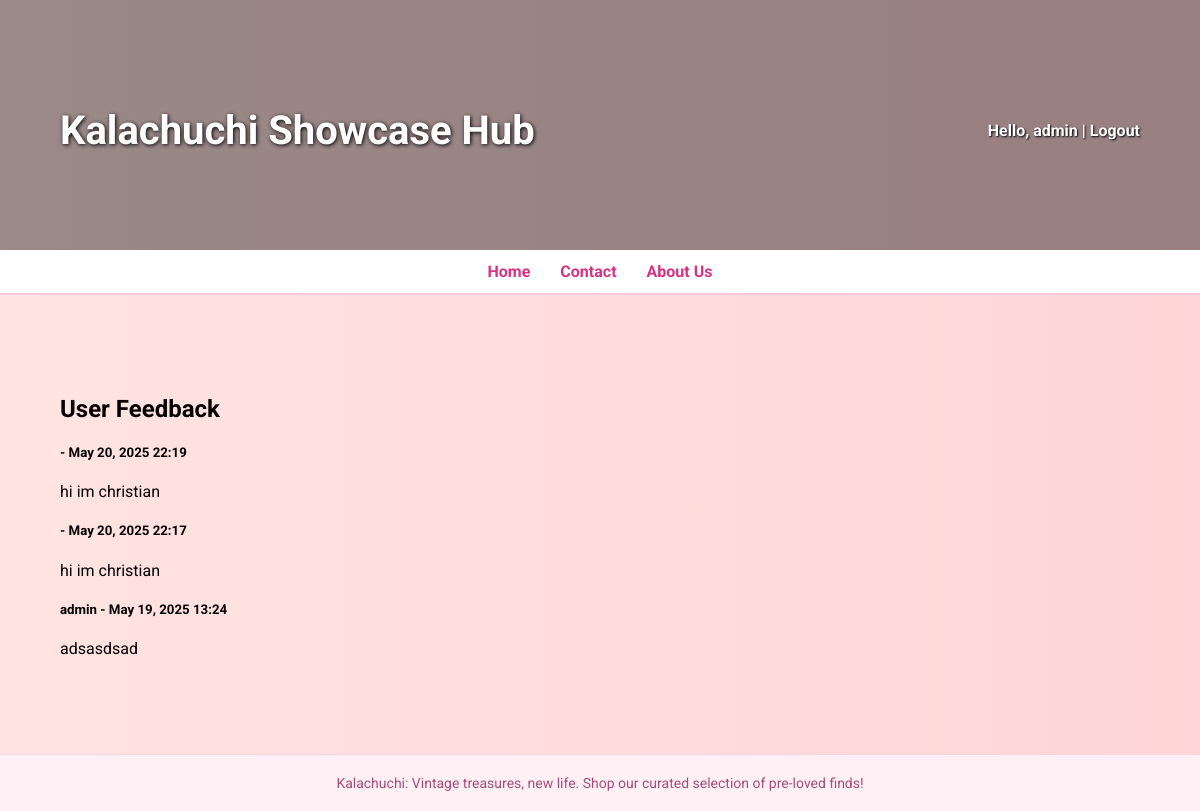
Page /admin-home/ (signed in) on the committed database.
### main/models.py (models this page shows, shortened)
class Feedback(models.Model):
    user = models.ForeignKey(User, on_delete=models.CASCADE, null=True, blank=True)
    message = models.TextField()
    created_at = models.DateTimeField(auto_now_add=True)

### main/views.py (the view)
# urls.py: path('admin-home/', views.admin_home_view, name='admin_home'),
@login_required
def admin_home_view(request):
    if request.user.is_superuser:  # admin only
        feedbacks = Feedback.objects.all().order_by('-created_at')
        return render(request, 'home/admin_home.html', {'feedbacks': feedbacks})
    else:
        return redirect('home')  # prevent access by normal users

### main/templates/home/admin_home.html
{% extends "main/base.html" %}
{% block content %}
<div class="container mt-4">
    <h2>User Feedback</h2>
    {% for fb in feedbacks %}
        <div class="card my-3">
            <div class="card-body">
                <h5 class="card-title">{{ fb.user.username }} - {{ fb.created_at|date:"M d, Y H:i" }}</h5>
                <p class="card-text">{{ fb.message }}</p>
            </div>
        </div>
    {% empty %}
        <p>No feedback yet.</p>
    {% endfor %}
</div>
{% endblock %}

### main/templates/main/base.html (shortened to what this page needs)
{% load static %}
<!DOCTYPE html>
<html lang="en">
<head>
    <link rel="stylesheet" href="{% static 'css/base.css' %}">
</head>
<body>
    <header class="main-header rotating-header">
        <div class="header-content">
            <h1 class="site-title">Kalachuchi Showcase Hub</h1>
            <div class="auth-links">
                {% if user.is_authenticated %}
                    <p>Hello, <strong>{{ user.username }}</strong> | <a href="{% url 'logout' %}">Logout</a></p>
                {% else %}
                    <a href="{% url 'login' %}">Login</a>
                {% endif %}
            </div>
        </div>
    </header>
    <nav class="main-nav">
        <a href="{% url 'home' %}">Home</a>
        <a href="{% url 'contact' %}">Contact</a>
        <a href="{% url 'about' %}">About Us</a>
    </nav>
    <main class="container">
        {% block content %}
        {% endblock %}
    </main>
    <footer class="main-footer">
        Kalachuchi: Vintage treasures, new life. Shop our curated selection of pre-loved finds!
    </footer>
</body>
</html>

### main/static/css/base.css (style rules this page uses)
body { font-family: 'Roboto', sans-serif; margin: 0; background: linear-gradient(270deg, #ffc0cb, #ffb6c1, #ffe4e1); background-size: 600% 600%; animation: gradientShift 15s ease infinite; }
.rotating-header { position: relative; height: 250px; overflow: hidden; }
.rotating-header::after { content: ""; position: absolute; top: 0; left: 0; width: 100%; height: 100%; background-color: rgba(0, 0, 0, 0.4); z-index: 1; }
.header-content { position: relative; z-index: 2; display: flex; justify-content: space-between; align-items: center; padding: 80px 60px 0; }
.site-title { font-size: 2.5rem; font-weight: 700; animation: fadeInDown 2s ease; color: white; text-shadow: 1px 1px 4px #000; }
.auth-links { display: flex; align-items: center; gap: 10px; }
.auth-links a, .auth-links p { color: white; font-weight: bold; text-decoration: none; margin: 0; text-shadow: 1px 1px 2px #000; }
.main-nav { background-color: #fff; display: flex; justify-content: center; padding: 12px 0; gap: 30px; border-bottom: 2px solid #f8c8dc; font-weight: 500; transition: background-color 0.3s ease; }
.main-nav a { text-decoration: none; color: #d63384; font-weight: bold; position: relative; transition: color 0.3s ease; }
.main-nav a::after { content: ""; position: absolute; width: 0%; height: 2px; bottom: -4px; left: 0; background-color: #ff69b4; transition: width 0.3s ease; }
.container { padding: 40px 30px; }
.main-footer { background-color: #fff0f5; padding: 20px; text-align: center; font-size: 14px; color: #a64d79; border-top: 1px solid #ffd3e0; }

### rows in the picture
Feedback: created_at "May 20, 2025 22:19", message "hi im christian"
Feedback: created_at "May 20, 2025 22:17", message "hi im christian"
Feedback: user.username "admin", created_at "May 19, 2025 13:24", message "adsasdsad"

### other values in the picture
{{ user.username }} "admin"
